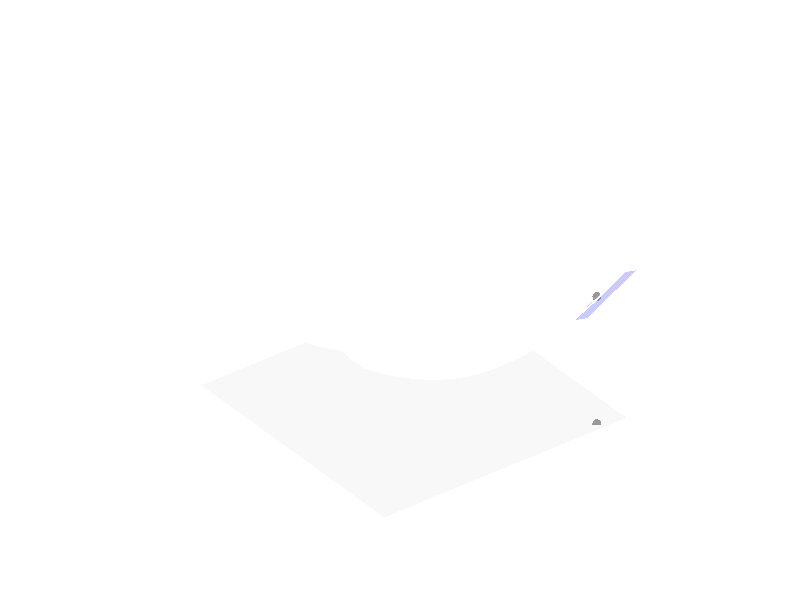

This chart was generated by the following MATLAB code: (Note: this script raises an error after producing the figure.)
function demo_gradientDescent02
% Optimization with gradient descent for 2D input (Newton's method)
%
% Copyright (c) 2019 Idiap Research Institute, http://idiap.ch/
% Written by Sylvain Calinon, http://calinon.ch/
% 
% This file is part of PbDlib, http://www.idiap.ch/software/pbdlib/
% 
% PbDlib is free software: you can redistribute it and/or modify
% it under the terms of the GNU General Public License version 3 as
% published by the Free Software Foundation.
% 
% PbDlib is distributed in the hope that it will be useful,
% but WITHOUT ANY WARRANTY; without even the implied warranty of
% MERCHANTABILITY or FITNESS FOR A PARTICULAR PURPOSE. See the
% GNU General Public License for more details.
% 
% You should have received a copy of the GNU General Public License
% along with PbDlib. If not, see <http://www.gnu.org/licenses/>.

addpath('./m_fcts/');


%% Parameters
%%%%%%%%%%%%%%%%%%%%%%%%%%%%%%%%%%%%%%%%%%%%%%%%%%%%%%%%%%%%%%%%%%%%%%%%%%%
nbIter = 10; %Number of iteration for the Gauss Newton algorithm


%% Create manifold 
%%%%%%%%%%%%%%%%%%%%%%%%%%%%%%%%%%%%%%%%%%%%%%%%%%%%%%%%%%%%%%%%%%%%%%%%%%%
nbp = 40;
[xm,ym] = meshgrid(linspace(-.5,.5,nbp));
xm = [xm(:)'; ym(:)'];
ym = fct(xm);


%% Gradient descent
%%%%%%%%%%%%%%%%%%%%%%%%%%%%%%%%%%%%%%%%%%%%%%%%%%%%%%%%%%%%%%%%%%%%%%%%%%%
s(1).x0 = [.47; .4]; %(rand(nbVarIn,1)-0.5) .* .8; 
[s(1).xg, s(1).yg, s(1).J] = findMin(s(1).x0,nbIter);


%% Plots
%%%%%%%%%%%%%%%%%%%%%%%%%%%%%%%%%%%%%%%%%%%%%%%%%%%%%%%%%%%%%%%%%%%%%%%%%%%
figure('position',[10,10,1100,1000],'color',[1 1 1]); hold on; axis off; rotate3d on;
colormap([.7 .7 .7]);
mesh(reshape(xm(1,:),nbp,nbp), reshape(xm(2,:),nbp,nbp), reshape(ym(1,:),nbp,nbp),'facealpha',.8,'edgealpha',.8);
msh = [1 1 -1 -1 1; 1 -1 -1 1 1; -.4*ones(1,5)] .* .5;
patch(msh(1,:), msh(2,:), msh(3,:), [.9 .9 .9],'edgecolor',[.6 .6 .6],'facealpha',.3,'edgealpha',.3);
% patch(msh(1,:), msh(2,:), zeros(1,5), [.9 .9 .9],'edgecolor',[.6 .6 .6],'facealpha',.3,'edgealpha',.3);
view(53,33); axis equal; axis vis3d; axis([-.55,.55,-.55,.55,-.22,.7]);
% print('-dpng',['graphs/demo_2DgradientDescent' num2str(0,'%.2d') '.png']);
% pause(.4);
for t=1:nbIter-1
	plot3(s(1).xg(1,t), s(1).xg(2,t), s(1).yg(1,t), '.','markersize',20,'color',[.6 .6 .6]);
	plot3(s(1).xg(1,t), s(1).xg(2,t), -.2, '.','markersize',20,'color',[.6 .6 .6]);
	%Plot tangent plane
	xtmp = [1 1 -1 -1 1; 1 -1 -1 1 1] * 1E-1;
	msh = [xtmp; s(1).J(:,t)'*xtmp] + repmat([s(1).xg(:,t); s(1).yg(1,t)], 1, 5);
	h = patch(msh(1,:),msh(2,:),msh(3,:), [.3 .3 1],'edgecolor',[.6 .6 .6],'facealpha',.3,'edgealpha',.3);
	h = [h, mArrow3([s(1).xg(:,t); -.2], [s(1).xg(:,t+1); -.2],'tipWidth',8E-3,'stemWidth',2E-3,'color',[.3 .3 1])]; %*norm(s(1).J(:,t))
	h = [h, plot3(s(1).xg(1,t), s(1).xg(2,t), s(1).yg(1,t), '.','markersize',20,'color',[0 0 0])];
	h = [h, plot3(s(1).xg(1,t), s(1).xg(2,t), -.2, '.','markersize',20,'color',[0 0 0])];
% 		pause(.4);
% 		print('-dpng',['graphs/demo_2DgradientDescent' num2str(t,'%.2d') '.png']);
% 		delete(h);
end
% 		plot3(s(1).xg(1,:), s(1).xg(2,:), s(1).yg(1,:), '.','markersize',20,'color',[0 0 0]);
% 		plot3(s(1).xg(1,:), s(1).xg(2,:), zeros(1,nbIter), '.','markersize',20,'color',[0 0 0]);
plot3(s(1).xg(1,end), s(1).xg(2,end), s(1).yg(1,end), '.','markersize',40,'color',[.8 0 0]);
plot3(s(1).xg(1,end), s(1).xg(2,end), -.2, '.','markersize',40,'color',[.8 0 0]);


% print('-dpng',['graphs/demo_2DgradientDescent' num2str(nbIter,'%.2d') '.png']);
pause;
close all;
end


%% Functions
%%%%%%%%%%%%%%%%%%%%%%%%%%%%%%%%%%%%%%%%%%%%%%%%%%%%%%%%%%%%%%%%%%%%%%%%%%%
% function y = fct(x) 
% 	y = x(1,:).^2 - x(2,:).^4 .* x(1,:);
% end
% function g = grad(x)
% 	%syms x1 x2; f = x1^2 - x2^4 * x1; g = [diff(f,x1); diff(f,x2)]
%  	g = [-x(2,:).^4 + 2.*x(1,:); -4.*x(1,:).*x(2,:).^3];		
% end
% function H = hess(x)
% 	%H = [diff(g,x1), diff(g,x2)]
%  	H = [2, -4.*x(2,:).^3; -4.*x(2,:).^3, -12.*x(1,:).*x(2,:).^2];
% end

function y = fct(x)
	y = -exp(-x(1,:).^2 - x(2,:).^2) + 0.05.*sin(10.*x(1,:)) + 1.03252590037;
end
function g = grad(x)
	%syms x1 x2; f = -exp(-x1^2 -x2^2); g = [diff(f,x1); diff(f,x2)]
 	g = [2.*x(1,:)*exp(- x(1,:).^2 - x(2,:).^2) + 0.5.*cos(10.*x(1,:)); 2.*x(2,:).*exp(- x(1,:).^2 - x(2,:).^2)];
end	
function H = hess(x)
	%H = diff(g,x)
 	H = [-4.*x(1,:).^2*exp(- x(1,:).^2 - x(2,:).^2) + 2.*exp(- x(1,:).^2 - x(2,:).^2) - 5.*sin(10.*x(1,:)), ...
			-4.*x(1,:).*x(2,:).*exp(- x(1,:).^2 - x(2,:).^2); ...
			-4.*x(1,:).*x(2,:).*exp(- x(1,:).^2 - x(2,:).^2), ...
			-4.*x(2,:).^2.*exp(- x(1,:).^2 - x(2,:).^2) + 2.*exp(- x(1,:).^2 - x(2,:).^2)];
end

function [xg,yg,J,H] = findMin(x,nbIter)
	if nargin<2
		nbIter = 100;
	end
	xg = zeros(size(x,1),nbIter);
	J = zeros(size(x,1),nbIter);
	H = zeros(size(x,1),nbIter);
	for t=1:nbIter
		xg(:,t) = x;
		J(:,t) = grad(x);	
% 		%First order gradient method (fixed step size)
% 		x = x - 3E-1 .* J(:,t); 
		
% 		%Second order gradient method (Newton's method for optimization, https://en.wikipedia.org/wiki/Newton%27s_method_in_optimization)
% 		H(:,t) = hess(x);
% 		x = x - (J(:,t) / H(:,t)); 

		%Newton's method for finding the zeros of a function (https://en.wikipedia.org/wiki/Newton%27s_method) 
		x = x - pinv(J(:,t)') * fct(x);
	end
	yg = fct(xg);	
end